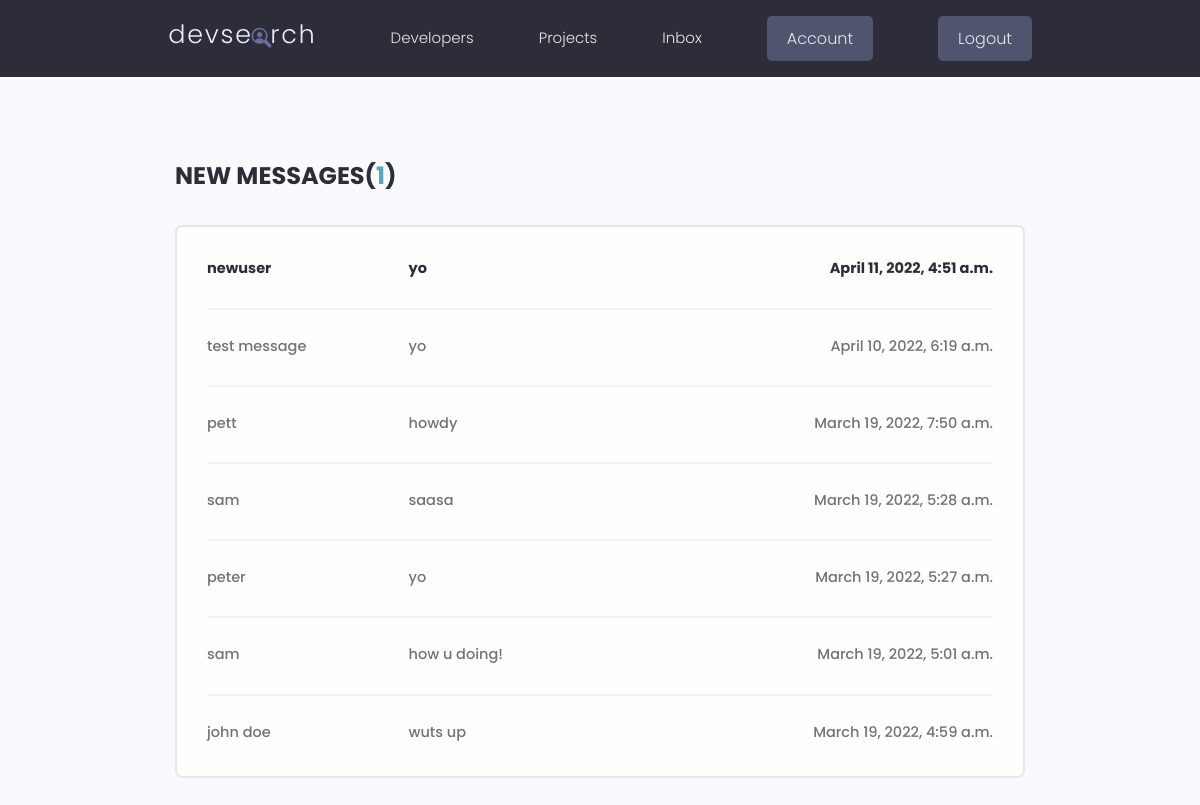
The page /inbox/ (signed in) on the database its author committed.
### users/models.py (models this page shows, shortened)
class Message(models.Model):
    sender = models.ForeignKey(Profile, on_delete=models.SET_NULL, null=True, blank=True)
    recipient = models.ForeignKey(Profile, on_delete=models.SET_NULL, null=True, blank=True, related_name="messages")
    name = models.CharField(max_length=200, blank=True, null=True)
    email = models.EmailField(max_length=200, blank=True, null=True)
    subject = models.CharField(max_length=200, blank=True, null=True)
    body = models.TextField()
    is_read = models.BooleanField(default=False, null=True)
    created = models.DateTimeField(auto_now_add=True)
    id = models.UUIDField(default=uuid.uuid4, unique=True, primary_key=True, editable=False)
    class Meta:
        ordering = ['is_read', '-created']

### users/views.py (the view)
# urls.py: path('inbox/', views.inbox, name="inbox"),
@login_required(login_url='login')
def inbox(request):
    profile = request.user.profile
    messageRequests = profile.messages.all()
    unreadCount = messageRequests.filter(is_read=False).count()
    context = {'messageRequests': messageRequests, 'unreadCount': unreadCount}
    return render(request, 'users/inbox.html', context)

### users/templates/users/inbox.html
{% extends 'main.html' %}
{% block content %}
  <main class="inbox my-xl">
    <div class="content-box">
      <h3 class="inbox__title">New Messages(<span>{{unreadCount}}</span>)</h3>
      <ul class="messages">
        {% for message in messageRequests %}
        {% if message.is_read == False %}
        <li class="message message--unread">
          {% else %}
        <li class="message">
        {% endif %}
          <a href="{% url 'message' message.id %}">
            <span class="message__author">{{message.name}}</span>
            <span class="message__subject">{{message.subject}}</span>
            <span class="message__date">{{message.created}}</span>
          </a>
        </li>
        {% endfor %}
      </ul>
    </div>
  </main>
{% endblock %}

### static/styles/app.css (style rules this page uses)
:root { --color-sub: #2d2d39; }
.content-box { width: 95%; max-width: 85rem; margin: 0 auto; }
.inbox { height: 90vh; }
.inbox__title, .inbox__title span { font-size: 2.4rem; font-weight: 700; color: var(--color-sub); text-transform: uppercase; text-align: left; margin-bottom: 3rem; }
.inbox__title span { color: var(--color-main); }
.messages { list-style: none; background: var(--color-white); padding: 0.5rem 3rem; border: 2px solid var(--color-light); border-radius: 0.7rem; }
.message { padding: 2.5rem 0; }
.message > a span { font-size: 1.45rem; font-weight: 500; }
.message.message--unread a span { font-weight: 700; color: var(--color-sub); }
.message:not(:last-child) { border-bottom: 2px solid var(--color-white-light); }
.message > a { display: flex; gap: 1rem; }
.message__author, .message__date { flex-basis: 25%; }
.message__subject { flex-basis: 50%; }
.message__date { text-align: right; }

### static/uikit/styles/modules/_variables.css (style rules this page uses)
:root { --color-main: #5aa5b9; --color-main-light: #e6faff; --color-sub: #3f4156; --color-sub-light: #51546e; --color-sub-lighter: #ededfd; --color-text: #737373; --color-gray: #8b8b8b; --color-light: #e5e7eb; --color-light-gray: #767676; --color-bg: #f8fafd; --color-white: #fffefd; --color-white-light: #f3f3f3; --color-success: #359e64; --color-success-bg: #def8e8; --color-error: #fc4b0b; --color-error-bg: #fff2ee; --font-base: 'Poppins', arial, helvetica, 'Segoe UI', roboto, ubuntu, sans-serif; --font-monospace: 'Fira Code', 'Courier New', courier, monospace; --font-regular: 300; --font-medium: 500; --font-bold: 700; --generic-shadow: 1px 1px 5px #00000010; --generic-transition: all 0.3s ease-in-out; }

### static/uikit/styles/modules/_base.css (style rules this page uses)
* { margin: 0; padding: 0; box-sizing: border-box; text-rendering: optimizeLegibility; color: inherit; font-size: inherit; }
html { font-size: 50%; }
@media only screen and (min-width: 480px) { html { font-size: 56.25%; } }
@media only screen and (min-width: 1200px) { html { font-size: 62.5%; } }
body { line-height: 1.6; font-weight: 400; font-size: 1.5rem; color: var(--color-text); background-color: var(--color-bg); min-height: 100vh; }

### static/uikit/styles/modules/_typography.css (style rules this page uses)
* { font-family: var(--font-base); }
h3 { font-size: 3.2rem; font-weight: var(--font-medium); }
p, span, strong { font-size: 1.6rem; color: var(--color-text); font-weight: var(--font-regular); }
a { padding-bottom: 2px; text-decoration: none; display: inline-block; color: var(--color-main); font-weight: var(--font-medium); }

### static/uikit/styles/modules/_utilities.css (style rules this page uses)
.my-xl { margin: 8rem auto; }

### rows shown on the page
Message: name "newuser", subject "yo", created "April 11, 2022, 4:51 a.m."
Message: name "test message", subject "yo", created "April 10, 2022, 6:19 a.m."
Message: name "pett", subject "howdy", created "March 19, 2022, 7:50 a.m."
Message: name "sam", subject "saasa", created "March 19, 2022, 5:28 a.m."
Message: name "peter", subject "yo", created "March 19, 2022, 5:27 a.m."
Message: name "sam", subject "how u doing!", created "March 19, 2022, 5:01 a.m."
Message: name "john doe", subject "wuts up", created "March 19, 2022, 4:59 a.m."

### other values the page prints
{{ unreadCount }} "1"
